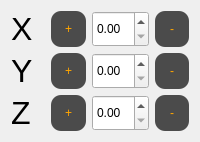
        <widget class="QWidget" name="tab_1">
         <attribute name="title">
          <string>Move</string>
         </attribute>
         <layout class="QGridLayout" name="gridLayout_6">
          <item row="0" column="0" rowspan="2">
           <widget class="QLabel" name="label_23">
            <property name="sizePolicy">
             <sizepolicy hsizetype="Expanding" vsizetype="Expanding">
              <horstretch>0</horstretch>
              <verstretch>0</verstretch>
             </sizepolicy>
            </property>
            <property name="font">
             <font>
              <pointsize>24</pointsize>
             </font>
            </property>
            <property name="text">
             <string>X</string>
            </property>
           </widget>
          </item>
          <item row="2" column="0" rowspan="2">
           <widget class="QLabel" name="label_21">
            <property name="sizePolicy">
             <sizepolicy hsizetype="Expanding" vsizetype="Expanding">
              <horstretch>0</horstretch>
              <verstretch>0</verstretch>
             </sizepolicy>
            </property>
            <property name="font">
             <font>
              <pointsize>24</pointsize>
             </font>
            </property>
            <property name="text">
             <string>Y</string>
            </property>
           </widget>
          </item>
          <item row="4" column="0" rowspan="2">
           <widget class="QLabel" name="label_22">
            <property name="sizePolicy">
             <sizepolicy hsizetype="Expanding" vsizetype="Expanding">
              <horstretch>0</horstretch>
              <verstretch>0</verstretch>
             </sizepolicy>
            </property>
            <property name="font">
             <font>
              <pointsize>24</pointsize>
             </font>
            </property>
            <property name="text">
             <string>Z</string>
            </property>
           </widget>
          </item>
          <item row="0" column="1" rowspan="2">
           <widget class="QPushButton" name="ButtonPlusMoveX">
            <property name="sizePolicy">
             <sizepolicy hsizetype="Expanding" vsizetype="Expanding">
              <horstretch>0</horstretch>
              <verstretch>0</verstretch>
             </sizepolicy>
            </property>
            <property name="styleSheet">
             <string notr="true">QPushButton{
	background-color: rgb(75, 75, 75);
	
	border-color: solid black;
	border-width: 1px;
	border-radius: 10px;
	color: orange; 
}

QPushButton:hover {
    background-color: rgb(90, 90, 90);
}

QPushButton:pressed {
    background-color: rgb(75, 75, 75);
}</string>
            </property>
            <property name="text">
             <string>+</string>
            </property>
           </widget>
          </item>
          <item row="2" column="1" rowspan="2">
           <widget class="QPushButton" name="ButtonPlusMoveY">
            <property name="sizePolicy">
             <sizepolicy hsizetype="Expanding" vsizetype="Expanding">
              <horstretch>0</horstretch>
              <verstretch>0</verstretch>
             </sizepolicy>
            </property>
            <property name="styleSheet">
             <string notr="true">QPushButton{
	background-color: rgb(75, 75, 75);
	
	border-color: solid black;
	border-width: 1px;
	border-radius: 10px;
	color: orange; 
}

QPushButton:hover {
    background-color: rgb(90, 90, 90);
}

QPushButton:pressed {
    background-color: rgb(75, 75, 75);
}</string>
            </property>
            <property name="text">
             <string>+</string>
            </property>
           </widget>
          </item>
          <item row="4" column="1" rowspan="2">
           <widget class="QPushButton" name="ButtonPlusMoveZ">
            <property name="sizePolicy">
             <sizepolicy hsizetype="Expanding" vsizetype="Expanding">
              <horstretch>0</horstretch>
              <verstretch>0</verstretch>
             </sizepolicy>
            </property>
            <property name="styleSheet">
             <string notr="true">QPushButton{
	background-color: rgb(75, 75, 75);
	
	border-color: solid black;
	border-width: 1px;
	border-radius: 10px;
	color: orange; 
}

QPushButton:hover {
    background-color: rgb(90, 90, 90);
}

QPushButton:pressed {
    background-color: rgb(75, 75, 75);
}</string>
            </property>
            <property name="text">
             <string>+</string>
            </property>
           </widget>
          </item>
          <item row="4" column="2" rowspan="2">
           <widget class="QDoubleSpinBox" name="doubleSpinBox_MOVE_Z">
            <property name="sizePolicy">
             <sizepolicy hsizetype="Expanding" vsizetype="Expanding">
              <horstretch>0</horstretch>
              <verstretch>0</verstretch>
             </sizepolicy>
            </property>
            <property name="maximum">
             <double>10.000000000000000</double>
            </property>
            <property name="singleStep">
             <double>0.100000000000000</double>
            </property>
           </widget>
          </item>
          <item row="2" column="2" rowspan="2">
           <widget class="QDoubleSpinBox" name="doubleSpinBox_Y_MOVE">
            <property name="sizePolicy">
             <sizepolicy hsizetype="Expanding" vsizetype="Expanding">
              <horstretch>0</horstretch>
              <verstretch>0</verstretch>
             </sizepolicy>
            </property>
            <property name="maximum">
             <double>10.000000000000000</double>
            </property>
            <property name="singleStep">
             <double>0.100000000000000</double>
            </property>
           </widget>
          </item>
          <item row="0" column="2" rowspan="2">
           <widget class="QDoubleSpinBox" name="doubleSpinBox_X_MOVE">
            <property name="sizePolicy">
             <sizepolicy hsizetype="Expanding" vsizetype="Expanding">
              <horstretch>0</horstretch>
              <verstretch>0</verstretch>
             </sizepolicy>
            </property>
            <property name="minimum">
             <double>0.000000000000000</double>
            </property>
            <property name="maximum">
             <double>10.000000000000000</double>
            </property>
            <property name="singleStep">
             <double>0.100000000000000</double>
            </property>
           </widget>
          </item>
          <item row="0" column="3" rowspan="2">
           <widget class="QPushButton" name="ButtonMinusMoveX">
            <property name="sizePolicy">
             <sizepolicy hsizetype="Expanding" vsizetype="Expanding">
              <horstretch>0</horstretch>
              <verstretch>0</verstretch>
             </sizepolicy>
            </property>
            <property name="styleSheet">
             <string notr="true">QPushButton{
	background-color: rgb(75, 75, 75);
	
	border-color: solid black;
	border-width: 1px;
	border-radius: 10px;
	color: orange; 
}

QPushButton:hover {
    background-color: rgb(90, 90, 90);
}

QPushButton:pressed {
    background-color: rgb(75, 75, 75);
}</string>
            </property>
            <property name="text">
             <string>-</string>
            </property>
           </widget>
          </item>
          <item row="2" column="3" rowspan="2">
           <widget class="QPushButton" name="ButtonMinusMoveY">
            <property name="sizePolicy">
             <sizepolicy hsizetype="Expanding" vsizetype="Expanding">
              <horstretch>0</horstretch>
              <verstretch>0</verstretch>
             </sizepolicy>
            </property>
            <property name="styleSheet">
             <string notr="true">QPushButton{
	background-color: rgb(75, 75, 75);
	
	border-color: solid black;
	border-width: 1px;
	border-radius: 10px;
	color: orange; 
}

QPushButton:hover {
    background-color: rgb(90, 90, 90);
}

QPushButton:pressed {
    background-color: rgb(75, 75, 75);
}</string>
            </property>
            <property name="text">
             <string>-</string>
            </property>
           </widget>
          </item>
          <item row="4" column="3" rowspan="2">
           <widget class="QPushButton" name="ButtonMinusMoveZ">
            <property name="sizePolicy">
             <sizepolicy hsizetype="Expanding" vsizetype="Expanding">
              <horstretch>0</horstretch>
              <verstretch>0</verstretch>
             </sizepolicy>
            </property>
            <property name="styleSheet">
             <string notr="true">QPushButton{
	background-color: rgb(75, 75, 75);
	
	border-color: solid black;
	border-width: 1px;
	border-radius: 10px;
	color: orange; 
}

QPushButton:hover {
    background-color: rgb(90, 90, 90);
}

QPushButton:pressed {
    background-color: rgb(75, 75, 75);
}</string>
            </property>
            <property name="text">
             <string>-</string>
            </property>
           </widget>
          </item>
         </layout>
        </widget>
